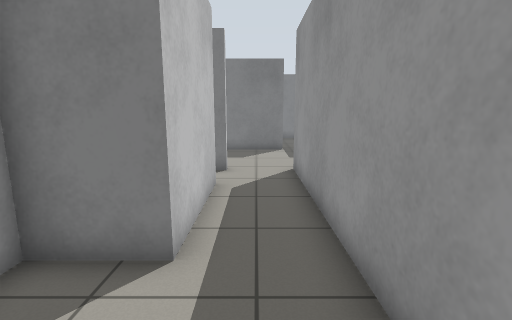
[1] (above)

13 first-person views from a walk through a world built for the Gazebo simulator. The camera is 1.1 m above the floor, tilts 10° down and sees 85° across. The floor is counted in squares, 0.5 m on a side. Each view is taken from the middle of a square. On the plan, view 1 faces up. The plan holds only what a view shows up to about 17 squares ahead; the rest is blank.

[2]
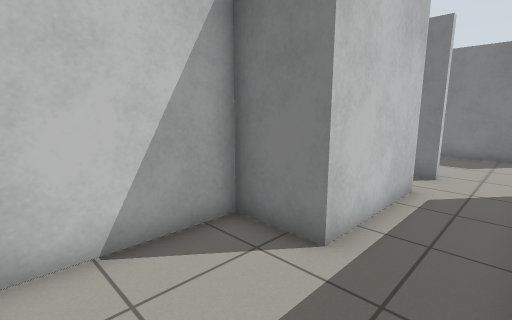

[3]
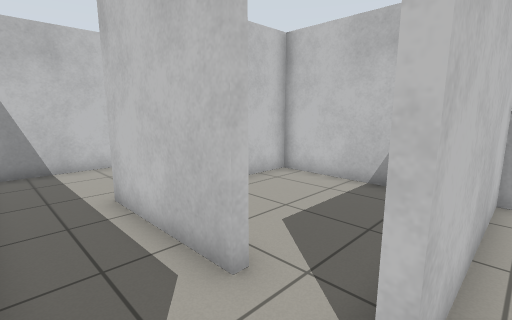

[4]
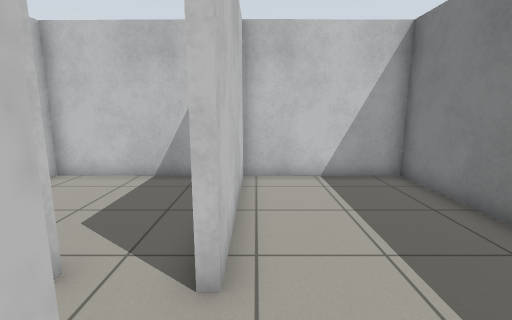

[5]
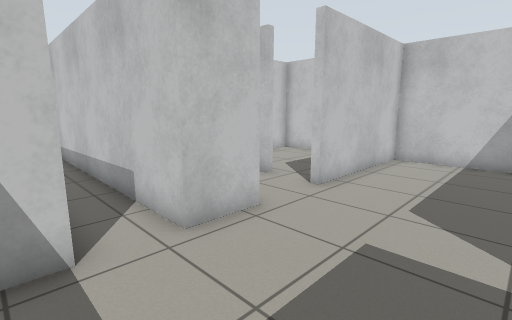

[6]
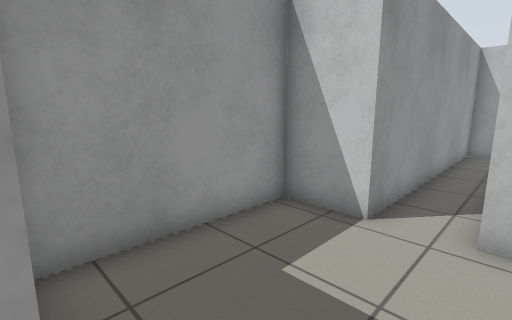

[7]
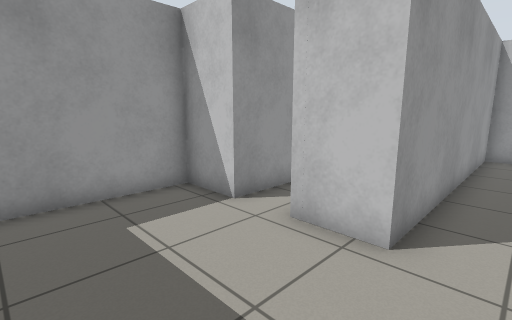

[8]
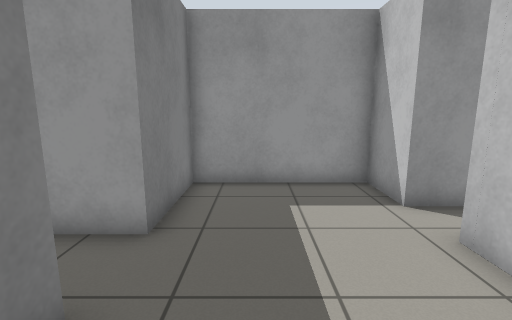

[9]
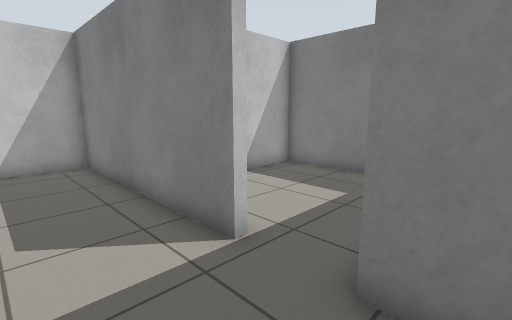

[10]
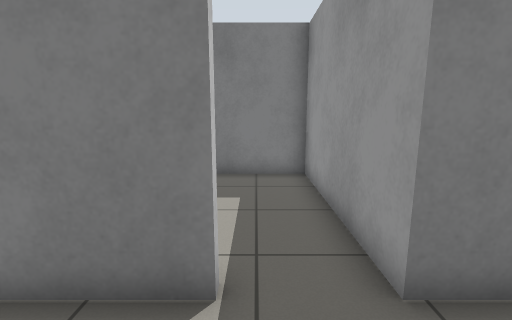

[11]
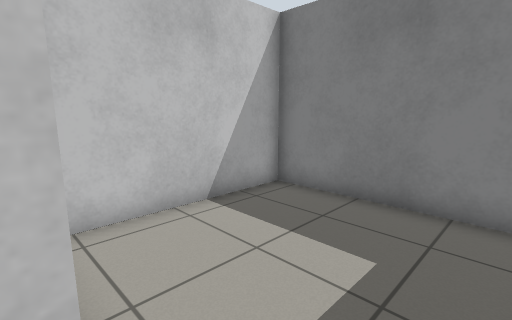

[12]
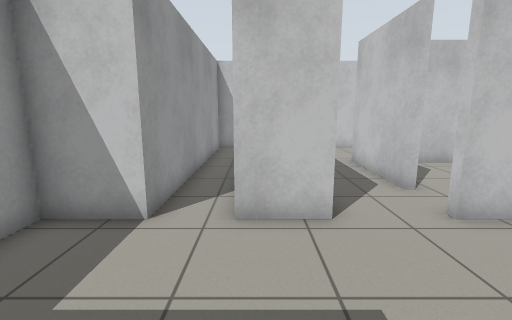

[13]
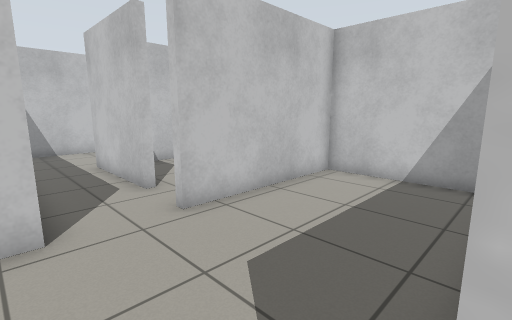

### Floor plan
Ten units are one square. View 1 is at (0, 0); x grows to the right and y downward. Boxes are objects, and circles mark ways between rooms. Rooms are numbered by the first view taken in them; rooms with no view inside come last. Other rooms are left out.
<svg viewBox="-80 -232 159 243">
<path fill="none" stroke="#000" d="M-29 6 14 6 14 -96M-12 -83 -12 -38 -35 -38 -35 0M14 -96 14 -106 34 -106 33 5M-10 -103 -17 -103M15 -164 15 -160 -74 -160 -73 -106 -10 -106M42 6 52 6 52 -106 74 -106 74 -160 37 -160M37 -160 37 -227 -27 -227 -27 -169M-16 -83 -12 -83M-73 -89 -72 -41M-75 -41 -34 -41"/>
<circle cx="0" cy="-100" r="3" fill="#2a7"/>
<circle cx="-10" cy="-90" r="3" fill="#2a7"/>
<circle cx="25" cy="-160" r="3" fill="#2a7"/>
<text x="0" y="-30">1</text>
<text x="10" y="-120">2</text>
<text x="0" y="-200">3</text>
<text x="-40" y="-70">4</text>
</svg>
Room 1 opens to room 2. Room 1 opens to room 4. Room 2 opens to room 3.

Where each view was taken, in squares from view 1:
view 1: 0 up, 0 right, facing up
view 2: 0 up, 1 right, facing up-left
view 3: 11 up, 1 right, facing down-left
view 4: 11 up, 2 right, facing left
view 5: 15 up, 6 right, facing down-left
view 6: 16 up, 3 right, facing down-right
view 7: 15 up, 0 right, facing down-right
view 8: 14 up, 1 left, facing right
view 9: 13 up, 5 right, facing up-left
view 10: 13 up, 2 right, facing up
view 11: 16 up, 3 right, facing up-left
view 12: 16 up, 3 right, facing down
view 13: 16 up, 2 right, facing down-left
